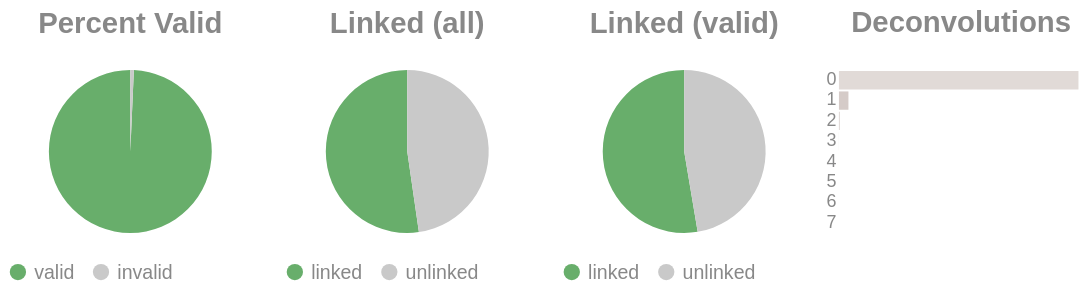

Notebook source saved alongside this figure:
### Code cell
if SKIPLR:
    pass
else:
    clash = Counter()
    for i in valids['molecule'].to_list():
        _mol = i.split("-")
        if len(_mol) == 1:
            clash.update('0')
        else:
            clash.update(_mol[-1])

    _d = {"deconvolutions": [], 'count': []}
    for k,v in clash.items():
        _d['deconvolutions'].append(k)
        _d['count'].append(v)

    tot_valid = valids['reads'].sum()
    mask = valids['reads'] >= 2
    n_linked_reads = valids.filter(mask)['reads'].sum()
    if n_linked_reads == 0:
        print_html("No linked molecules (>=2 reads) were detected; skipping linked-only distributions.")
        SKIPLR = True
    else:
        perc_valid = round(tot_valid / n_reads, 4)
        linked_perc_abs = round(n_linked_reads / n_reads, 4)
        linked_perc = round(n_linked_reads / tot_valid, 4)

    _valid = pl.DataFrame({"valids": ['valid', 'invalid'], "count": [tot_valid, n_reads - tot_valid]})
    _linked_abs = pl.DataFrame({"linked (absolute)": ['linked', 'unlinked'], "count": [n_linked_reads, n_reads - n_linked_reads]})
    _linked_rel = pl.DataFrame({"linked (valids)": ['linked', 'unlinked'], "count": [n_linked_reads, tot_valid - n_linked_reads]})

    (
        alt.hconcat(
            piechart(_valid, goodval = 'valid', title = "Percent Valid"),
            piechart(_linked_abs, goodval = "linked", title =  "Linked (all)"),
            piechart(_linked_rel, goodval = "linked", title =  "Linked (valid)"),
            convolutionbar(pl.DataFrame(_d), title = "Deconvolutions"),
            center = True,
            bounds = 'flush'
        )
        .resolve_scale(color='independent')
        .resolve_legend('independent')
        .properties(usermeta={'embedOptions': {"actions": False}})
    ).display()

### Figure 1 — Vega-Lite specification as saved in the notebook (floating-point values rounded to 4 significant figures)
{"width": "container", "height": 400, "config": {"title": {"anchor": "start", "dy": -15, "fontSize": 18, "color": "#888888", "subtitleColor": "#888888", "subtitleFontSize": 14}, "arc": {"fill": "#0072B2"}, "axis": {"domainColor": "#888888", "domainWidth": 0.5, "gridWidth": 0.2, "grid": false, "titleFontWeight": 400, "titleFontSize": 15, "labelFontSize": 11, "labelColor": "#888888", "tickColor": "#888888", "tickWidth": 0.2, "titleColor": "#888888"}, "axisBand": {"grid": false}, "axisX": {"grid": true, "tickSize": 10, "domainCap": "round"}, "axisY": {"domain": false, "grid": true, "tickSize": 0, "domainCap": "round"}, "background": "transparent", "header": {"labelFontSize": 15, "labelColor": "#888888", "titleFontSize": 15, "titleFontWeight": 600, "titleColor": "#888888"}, "legend": {"labelFont": "sans-serif", "labelFontSize": 12, "labelColor": "#888888", "symbolSize": 100, "symbolType": "circle", "titleFontSize": 12, "titlePadding": 10, "titleColor": "#888888", "title": null}, "range": {"category": ["#E69F00", "#56B4E9", "#009E73", "#F0E442", "#0072B2", "#D55E00", "#CC79A7", "#000000"], "diverging": ["#cfe8f3", "#a2d4ec", "#73bfe2", "#46abdb", "#1696d2", "#12719e"]}, "area": {"fill": "#0072B2", "fillOpacity": 0.7, "line": true, "strokeOpacity": 0.7}, "line": {"color": "#0072B2", "stroke": "#0072B2", "strokeWidth": 2}, "trail": {"color": "#0072B2", "stroke": "#0072B2", "strokeWidth": 0, "size": 1}, "point": {"filled": true, "fillOpacity": 1.0, "size": 95}, "text": {"color": "#888888", "fontSize": 11, "align": "right", "fontWeight": 400, "size": 11}, "bar": {"fill": "#0072B2", "stroke": null}, "view": {"stroke": null, "continuousWidth": 660, "continuousHeight": 400}}, "hconcat": [{"data": {"name": "data-fa1942824c60cf32de4b1cb29b627c5a"}, "mark": {"type": "arc"}, "encoding": {"color": {"field": "valids", "legend": {"orient": "bottom", "title": null}, "scale": {"domain": ["valid", "invalid"], "range": ["#68ae6b", "#C9C9C9"]}, "title": "Valids", "type": "nominal"}, "theta": {"field": "count", "type": "quantitative"}, "tooltip": [{"field": "valids", "title": "Valids", "type": "ordinal"}, {"field": "percent", "format": ".2%", "title": "Percent", "type": "quantitative"}, {"field": "count", "title": "Count", "type": "quantitative"}]}, "height": 100, "title": {"text": "Percent Valid", "align": "center", "anchor": "middle"}, "transform": [{"calculate": "datum.count / 9405790", "as": "percent"}], "width": 150}, {"data": {"name": "data-31610e0c0e861ed60afdf2cf6e9250d5"}, "mark": {"type": "arc"}, "encoding": {"color": {"field": "linked (absolute)", "legend": {"orient": "bottom", "title": null}, "scale": {"domain": ["linked", "unlinked"], "range": ["#68ae6b", "#C9C9C9"]}, "title": "Linked (Absolute)", "type": "nominal"}, "theta": {"field": "count", "type": "quantitative"}, "tooltip": [{"field": "linked (absolute)", "title": "Linked (Absolute)", "type": "ordinal"}, {"field": "percent", "format": ".2%", "title": "Percent", "type": "quantitative"}, {"field": "count", "title": "Count", "type": "quantitative"}]}, "height": 100, "title": {"text": "Linked (all)", "align": "center", "anchor": "middle"}, "transform": [{"calculate": "datum.count / 9405790", "as": "percent"}], "width": 150}, {"data": {"name": "data-d005b39d47a8bffc8431cbcc31d9e685"}, "mark": {"type": "arc"}, "encoding": {"color": {"field": "linked (valids)", "legend": {"orient": "bottom", "title": null}, "scale": {"domain": ["linked", "unlinked"], "range": ["#68ae6b", "#C9C9C9"]}, "title": "Linked (Valids)", "type": "nominal"}, "theta": {"field": "count", "type": "quantitative"}, "tooltip": [{"field": "linked (valids)", "title": "Linked (Valids)", "type": "ordinal"}, {"field": "percent", "format": ".2%", "title": "Percent", "type": "quantitative"}, {"field": "count", "title": "Count", "type": "quantitative"}]}, "height": 100, "title": {"text": "Linked (valid)", "align": "center", "anchor": "middle"}, "transform": [{"calculate": "datum.count / 9340417", "as": "percent"}], "width": 150}, {"data": {"name": "data-3fa425c2c0a8f40749a5e87af23c9685"}, "mark": {"type": "bar"}, "encoding": {"color": {"field": "deconvolutions", "legend": null, "scale": {"scheme": "lightgreyred"}, "type": "nominal"}, "tooltip": [{"field": "deconvolutions", "title": "Deconvolutions", "type": "ordinal"}, {"field": "percent", "format": ".2%", "title": "Percent", "type": "quantitative"}, {"field": "count", "title": "Count", "type": "quantitative"}], "x": {"axis": null, "field": "count", "type": "quantitative"}, "y": {"field": "deconvolutions", "sort": "ascending", "title": null, "type": "nominal"}}, "height": 100, "title": {"text": "Deconvolutions", "align": "center", "anchor": "middle"}, "transform": [{"calculate": "datum.count / 6130681", "as": "percent"}], "width": 150}], "bounds": "flush", "center": true, "resolve": {"legend": {"angle": "independent"}, "scale": {"color": "independent"}}, "usermeta": {"embedOptions": {"actions": false}}, "$schema": "https://vega.github.io/schema/vega-lite/v6.1.0.json", "datasets": {"data-fa1942824c60cf32de4b1cb29b627c5a": [{"valids": "valid", "count": 9340417}, {"valids": "invalid", "count": 65373}], "data-31610e0c0e861ed60afdf2cf6e9250d5": [{"linked (absolute)": "linked", "count": 4917655}, {"linked (absolute)": "unlinked", "count": 4488135}], "data-d005b39d47a8bffc8431cbcc31d9e685": [{"linked (valids)": "linked", "count": 4917655}, {"linked (valids)": "unlinked", "count": 4422762}], "data-3fa425c2c0a8f40749a5e87af23c9685": [{"deconvolutions": "0", "count": 5881700}, {"deconvolutions": "1", "count": 233309}, {"deconvolutions": "2", "count": 14454}, {"deconvolutions": "3", "count": 1102}, {"deconvolutions": "4", "count": 107}, {"deconvolutions": "5", "count": 7}, {"deconvolutions": "6", "count": 1}, {"deconvolutions": "7", "count": 1}]}}
